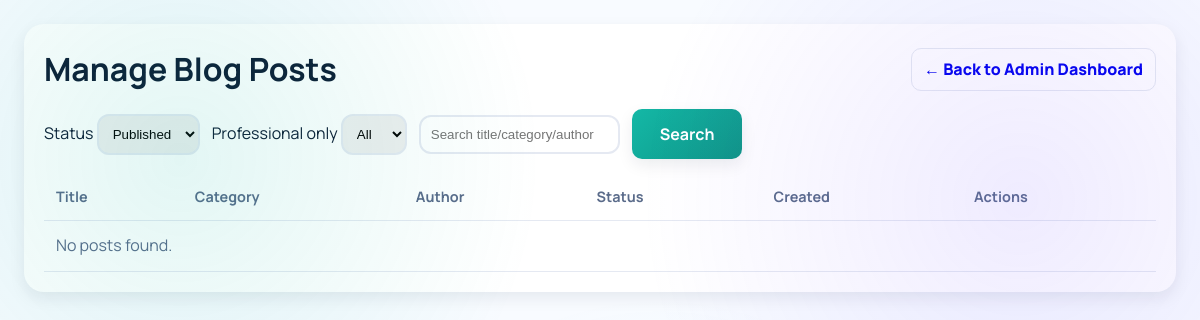
Page /admin/blog_posts.php (signed in) on the earlier database version.
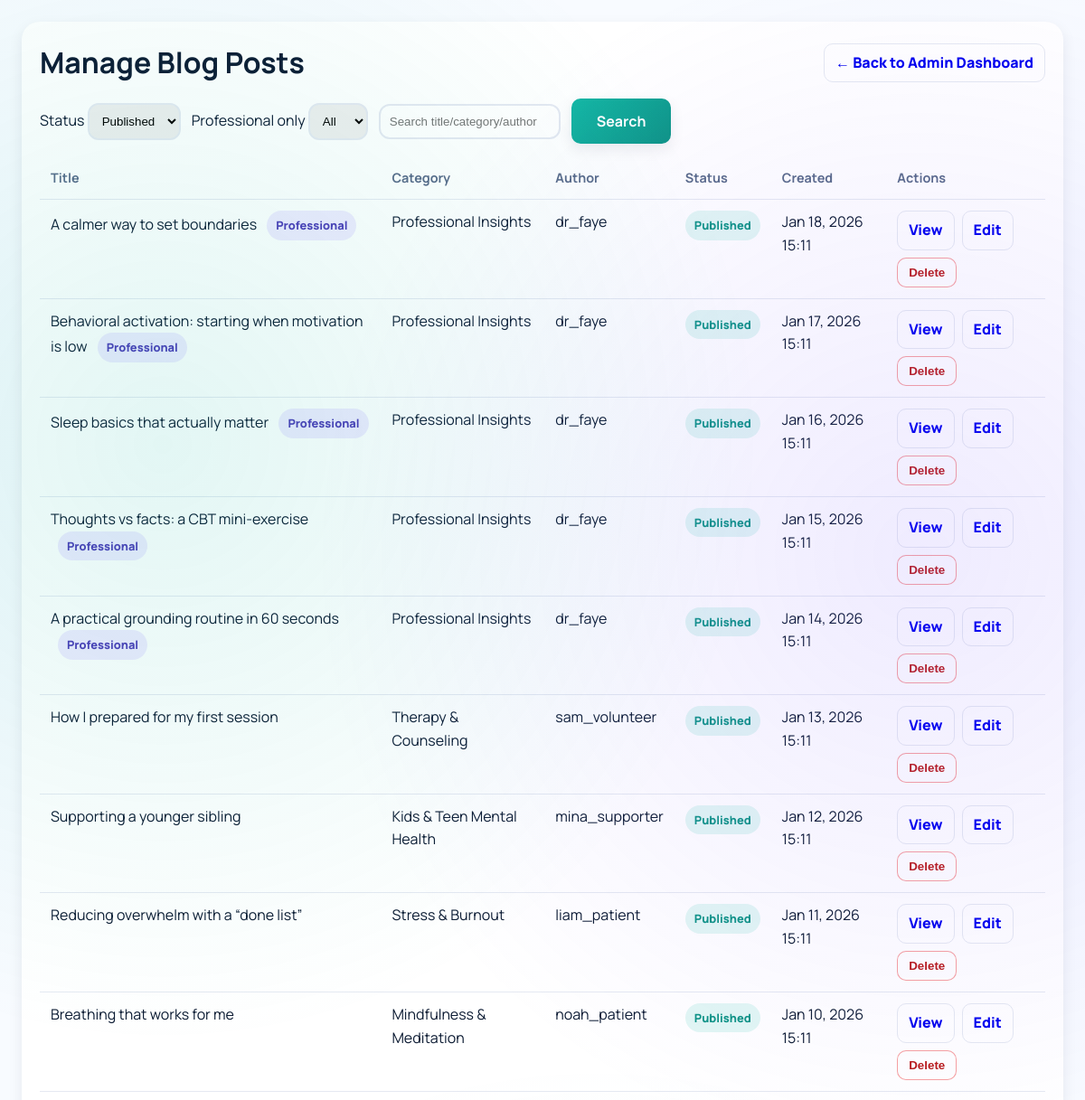
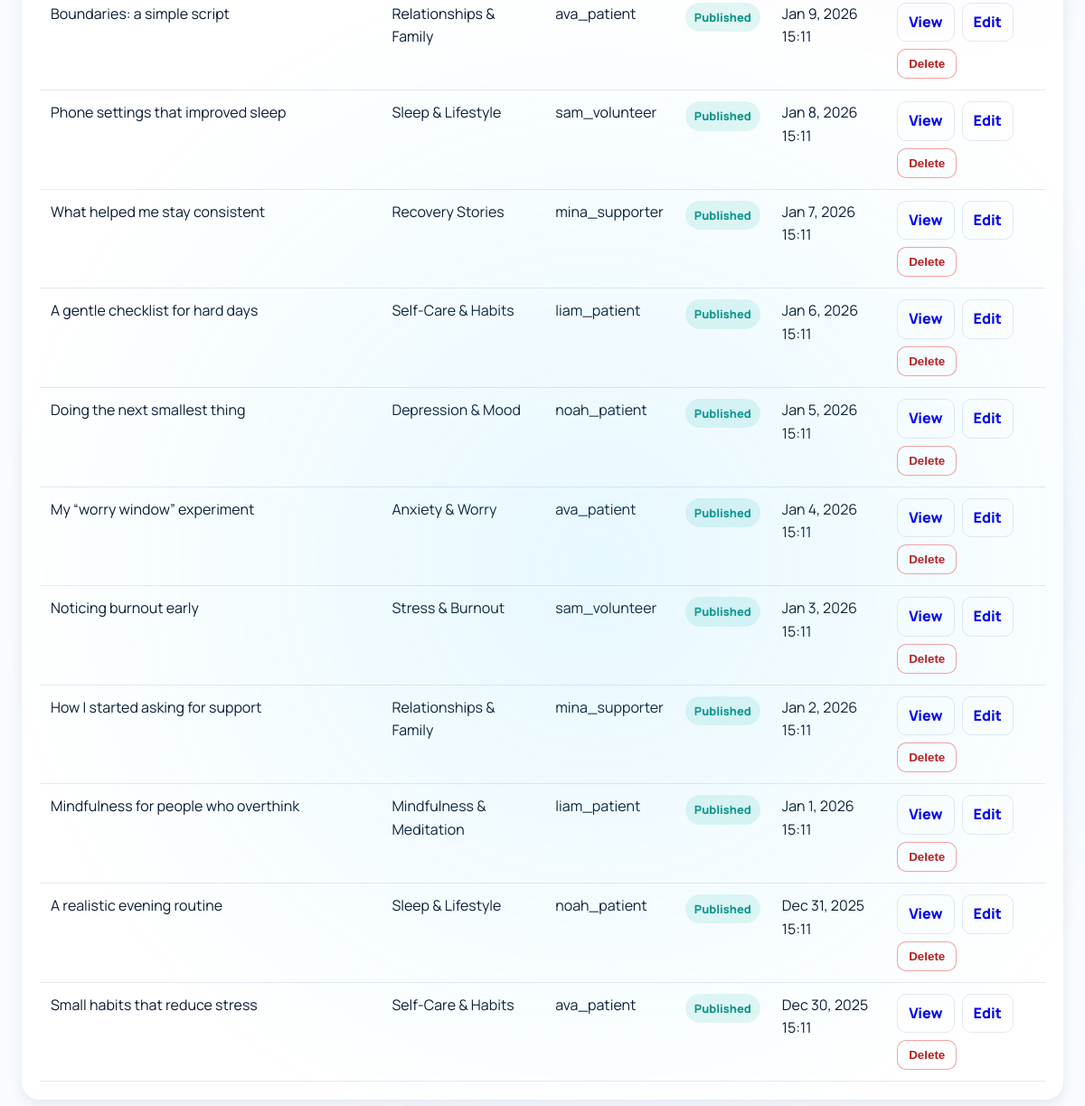
Same page on the later database version (2 pictures, top to bottom).
### tables this page shows
CREATE TABLE blog_posts (
    blog_id INT AUTO_INCREMENT PRIMARY KEY,
    user_id INT NOT NULL,
    category VARCHAR(120) NOT NULL,
    title VARCHAR(255) NOT NULL,
    content LONGTEXT NOT NULL,
    is_professional_post BOOLEAN DEFAULT FALSE,
    view_count INT DEFAULT 0,
    comment_count INT DEFAULT 0,
    status ENUM('published', 'draft', 'deleted', 'flagged') DEFAULT 'published',
    created_at TIMESTAMP DEFAULT CURRENT_TIMESTAMP,
    updated_at TIMESTAMP DEFAULT CURRENT_TIMESTAMP ON UPDATE CURRENT_TIMESTAMP,
    FOREIGN KEY (user_id) REFERENCES users(user_id) ON DELETE CASCADE,
    INDEX idx_category (category),
    INDEX idx_status (status),
    INDEX idx_created_at (created_at),
    INDEX idx_user_blogs (user_id, created_at)
);

CREATE TABLE users (
    user_id INT AUTO_INCREMENT PRIMARY KEY,
    username VARCHAR(50) UNIQUE NOT NULL,
    email VARCHAR(100) UNIQUE NOT NULL,
    password_hash VARCHAR(255) NOT NULL,
    full_name VARCHAR(100) NULL,
    phone VARCHAR(30) NULL,
    user_type ENUM('patient', 'professional', 'volunteer', 'supporter', 'community_healer') NOT NULL,
    is_anonymous BOOLEAN DEFAULT TRUE,
    is_verified BOOLEAN DEFAULT FALSE,
    is_active BOOLEAN DEFAULT TRUE,
    profile_picture VARCHAR(255) NULL,
    bio TEXT NULL,
    date_of_birth DATE NULL,
    gender ENUM('male', 'female', 'non_binary', 'prefer_not_to_say', 'other') NULL,
    country VARCHAR(100) NULL,
    timezone VARCHAR(50) DEFAULT 'UTC',
    created_at TIMESTAMP DEFAULT CURRENT_TIMESTAMP,
    last_login TIMESTAMP NULL,
    email_verified_at TIMESTAMP NULL,
    verification_token VARCHAR(100) NULL,
    reset_token VARCHAR(100) NULL,
    reset_token_expiry TIMESTAMP NULL,
    INDEX idx_username (username),
    INDEX idx_email (email),
    INDEX idx_user_type (user_type),
    INDEX idx_is_active (is_active)
);

### config/config.php (called while the page is built, shortened)
<?php
function sanitize_input($data) {
    $data = trim($data);
    $data = stripslashes($data);
    $data = htmlspecialchars($data, ENT_QUOTES, 'UTF-8');
    return $data;
}
?>

### admin/blog_posts.php (the view, shortened to what this page needs)
<?php
require_once '../config/config.php';
$db = Database::getInstance();
$conn = $db->getConnection();
$status_filter = sanitize_input($_GET['status'] ?? 'published');
$allowed_status = ['published', 'draft', 'flagged', 'deleted'];
$filter_professional = sanitize_input($_GET['pro'] ?? '');
$search = trim($_GET['q'] ?? '');
$sql = "
    SELECT bp.blog_id, bp.title, bp.category, bp.status, bp.created_at, bp.is_professional_post,
           u.username, u.user_type
    FROM blog_posts bp
    JOIN users u ON bp.user_id = u.user_id
    WHERE bp.status = ?
";
$params = [$status_filter];
$types = 's';
$sql .= ' ORDER BY bp.created_at DESC LIMIT 200';
$stmt = $conn->prepare($sql);
$rows = [];
if ($stmt) {
    $stmt->bind_param($types, ...$params);
    $stmt->execute();
    $rows = $stmt->get_result()->fetch_all(MYSQLI_ASSOC);
}
?>
<!DOCTYPE html>
<html lang="en">
<head>
    <link rel="stylesheet" href="../assets/css/styles.css">
</head>
<body>
    <div class="page">
        <div class="card">
            <div style="display:flex; justify-content: space-between; align-items:center; gap: 12px; flex-wrap: wrap;">
                <h1 style="margin:0;">Manage Blog Posts</h1>
                <a class="btn-link" href="dashboard.php">← Back to Admin Dashboard</a>
            </div>
            <div class="toolbar">
                <form method="GET" class="row">
                    <label>
                        Status
                        <select name="status" onchange="this.form.submit()">
                            <?php foreach ($allowed_status as $s): ?>
                                <option value="<?php echo htmlspecialchars($s); ?>" <?php echo $status_filter === $s ? 'selected' : ''; ?>>
                                    <?php echo htmlspecialchars(ucfirst($s)); ?>
                                </option>
                            <?php endforeach; ?>
                        </select>
                    </label>
                    <label>
                        Professional only
                        <select name="pro" onchange="this.form.submit()">
                            <option value="" <?php echo $filter_professional !== '1' ? 'selected' : ''; ?>>All</option>
                        </select>
                    </label>
                    <input type="text" name="q" placeholder="Search title/category/author" value="<?php echo htmlspecialchars($search); ?>">
                    <button class="btn btn-primary" type="submit">Search</button>
                </form>
            </div>
            <div style="overflow:auto;">
                <table>
                    <thead>
                        <tr>
                            <th>Title</th>
                            <th>Category</th>
                            <th>Author</th>
                            <th>Status</th>
                            <th>Created</th>
                            <th>Actions</th>
                        </tr>
                    </thead>
                    <tbody>
                        <?php if (empty($rows)): ?>
                            <tr><td colspan="6" style="color: var(--text-secondary);">No posts found.</td></tr>
                        <?php else: ?>
                            <?php foreach ($rows as $r): ?>
                                <?php $st = $r['status'] ?? 'published'; ?>
                                <tr>
                                    <td>
                                        <?php echo htmlspecialchars($r['title']); ?>
                                        <?php if (!empty($r['is_professional_post'])): ?>
                                            <span class="chip" style="margin-left: 8px;">Professional</span>
                                        <?php endif; ?>
                                    </td>
                                    <td><?php echo htmlspecialchars($r['category']); ?></td>
                                    <td><?php echo htmlspecialchars($r['username']); ?></td>
                                    <td><span class="badge <?php echo htmlspecialchars($st); ?>"><?php echo htmlspecialchars(ucfirst($st)); ?></span></td>
                                    <td><?php echo htmlspecialchars(date('M j, Y H:i', strtotime($r['created_at']))); ?></td>
                                    <td>
                                        <div class="actions">
                                            <a class="btn-link" href="../dashboard/blog_view.php?blog_id=<?php echo (int)$r['blog_id']; ?>" target="_blank" rel="noopener">View</a>
                                            <a class="btn-link" href="blog_post_edit.php?blog_id=<?php echo (int)$r['blog_id']; ?>">Edit</a>
                                            <?php if (($r['status'] ?? '') !== 'deleted'): ?>
                                                <form method="POST" onsubmit="return confirm('Delete this blog post?');" style="display:inline;">
                                                    <button class="btn-link btn-danger" type="submit" name="delete_blog">Delete</button>
                                                </form>
                                            <?php endif; ?>
                                        </div>
                                    </td>
                                </tr>
                            <?php endforeach; ?>
                        <?php endif; ?>
                    </tbody>
                </table>
            </div>
        </div>
    </div>
</body>
</html>

### assets/css/styles.css (style rules this page uses)
:root { --primary-color: #14b8a6; --primary-dark: #0e9486; --primary-light: #3ad0be; --secondary-color: #7b5dff; --accent-color: #3ac7ff; --accent-warm: #ff986f; --white: #ffffff; --light-bg: #f8fbff; --light-gray: #e5e9f2; --medium-gray: #97a4b8; --dark-gray: #0c1b33; --text-primary: #0c1b33; --text-secondary: #5a6b8a; --success: #22c55e; --warning: #f59e0b; --error: #ef4444; --info: #3b82f6; --shadow-sm: 0 6px 16px rgba(12, 27, 51, 0.08); --shadow-md: 0 12px 28px rgba(12, 27, 51, 0.12); --shadow-lg: 0 18px 48px rgba(12, 27, 51, 0.18); --shadow-glow: 0 0 24px rgba(20, 184, 166, 0.35); --radius-sm: 10px; --radius-md: 14px; --radius-lg: 22px; --radius-xl: 32px; --transition-fast: 0.18s ease; --transition-normal: 0.3s ease; --transition-slow: 0.5s ease; --spacing-xs: 0.5rem; --spacing-sm: 1rem; --spacing-md: 1.5rem; --spacing-lg: 2rem; --spacing-xl: 3rem; }
* { margin: 0; padding: 0; box-sizing: border-box; }
html { font-size: 16px; scroll-behavior: smooth; }
body { font-family: 'Manrope', 'Segoe UI', Tahoma, Geneva, Verdana, sans-serif; background: radial-gradient(circle at 20% 25%, rgba(20, 184, 166, 0.16), transparent 32%), radial-gradient(circle at 80% 20%, rgba(123, 93, 255, 0.14), transparent 34%), radial-gradient(circle at 60% 70%, rgba(255, 152, 111, 0.14), transparent 36%), var(--light-bg); color: var(--text-primary); line-height: 1.6; min-height: 100vh; overflow-x: hidden; position: relative; margin: 0; }
body::before { content: ''; position: fixed; top: 0; left: 0; width: 100%; height: 100%; background: radial-gradient(circle at 15% 20%, rgba(20, 184, 166, 0.12), transparent 30%), radial-gradient(circle at 85% 25%, rgba(123, 93, 255, 0.12), transparent 32%), radial-gradient(circle at 55% 75%, rgba(58, 199, 255, 0.12), transparent 34%); pointer-events: none; z-index: 0; }
.btn { display: inline-block; padding: 14px 28px; border: none; border-radius: var(--radius-sm); font-size: 1rem; font-weight: 700; cursor: pointer; transition: all var(--transition-normal); text-align: center; text-decoration: none; font-family: inherit; }
.btn-primary { background: linear-gradient(135deg, var(--primary-color), var(--primary-dark)); color: var(--white); box-shadow: var(--shadow-sm); }

### admin/blog_posts.php (style rules this page uses)
body { background: var(--light-bg); padding: 24px; }
.page { max-width: 1200px; margin: 0 auto; }
.card { background:#fff; border-radius: 20px; padding: 20px; box-shadow: var(--shadow-sm); }
.toolbar { display:flex; justify-content: space-between; gap: 12px; flex-wrap: wrap; margin: 14px 0; }
.row { display:flex; gap: 12px; flex-wrap: wrap; align-items:center; }
table { width:100%; border-collapse: collapse; }
th, td { padding: 12px; border-bottom: 1px solid var(--light-gray); text-align:left; vertical-align: top; }
th { color: var(--text-secondary); font-size: 0.9rem; }
.badge { display:inline-block; padding: 6px 10px; border-radius: 999px; font-weight: 800; font-size: 0.8rem; background: rgba(20,184,166,0.12); color: var(--primary-dark); }
.chip { display:inline-flex; align-items:center; gap: 8px; padding: 6px 10px; border-radius: 999px; background: rgba(123,93,255,0.12); color: #4c3bb8; font-weight: 900; font-size: 0.8rem; }
.actions { display:flex; gap: 8px; flex-wrap: wrap; }
.btn-link { text-decoration:none; padding: 8px 12px; border-radius: 10px; border: 1px solid var(--light-gray); background: #fff; font-weight: 800; }
.btn-danger { background: #fff; border: 1px solid rgba(239,68,68,0.5); color: #b91c1c; }
input[type="text"], select { padding: 10px; border: 2px solid var(--light-gray); border-radius: 12px; }

Differences in the rows shown:
added blog_posts: title "A calmer way to set boundaries", is_professional_post "Professional", category "Professional Insights", user.username "dr_faye", status "Published", created_at "Jan 18, 2026 15:11"
added blog_posts: title "Behavioral activation: starting when motivation is low", is_professional_post "Professional", category "Professional Insights", user.username "dr_faye", status "Published", created_at "Jan 17, 2026 15:11"
added blog_posts: title "Sleep basics that actually matter", is_professional_post "Professional", category "Professional Insights", user.username "dr_faye", status "Published", created_at "Jan 16, 2026 15:11"
added blog_posts: title "Thoughts vs facts: a CBT mini-exercise", is_professional_post "Professional", category "Professional Insights", user.username "dr_faye", status "Published", created_at "Jan 15, 2026 15:11"
added blog_posts: title "A practical grounding routine in 60 seconds", is_professional_post "Professional", category "Professional Insights", user.username "dr_faye", status "Published", created_at "Jan 14, 2026 15:11"
added blog_posts: title "How I prepared for my first session", category "Therapy & Counseling", user.username "sam_volunteer", status "Published", created_at "Jan 13, 2026 15:11"
added blog_posts: title "Supporting a younger sibling", category "Kids & Teen Mental Health", user.username "mina_supporter", status "Published", created_at "Jan 12, 2026 15:11"
added blog_posts: title "Reducing overwhelm with a “done list”", category "Stress & Burnout", user.username "liam_patient", status "Published", created_at "Jan 11, 2026 15:11"
added blog_posts: title "Breathing that works for me", category "Mindfulness & Meditation", user.username "noah_patient", status "Published", created_at "Jan 10, 2026 15:11"
added blog_posts: title "Boundaries: a simple script", category "Relationships & Family", user.username "ava_patient", status "Published", created_at "Jan 9, 2026 15:11"
added blog_posts: title "Phone settings that improved sleep", category "Sleep & Lifestyle", user.username "sam_volunteer", status "Published", created_at "Jan 8, 2026 15:11"
added blog_posts: title "What helped me stay consistent", category "Recovery Stories", user.username "mina_supporter", status "Published", created_at "Jan 7, 2026 15:11"
added blog_posts: title "A gentle checklist for hard days", category "Self-Care & Habits", user.username "liam_patient", status "Published", created_at "Jan 6, 2026 15:11"
added blog_posts: title "Doing the next smallest thing", category "Depression & Mood", user.username "noah_patient", status "Published", created_at "Jan 5, 2026 15:11"
added blog_posts: title "My “worry window” experiment", category "Anxiety & Worry", user.username "ava_patient", status "Published", created_at "Jan 4, 2026 15:11"
added blog_posts: title "Noticing burnout early", category "Stress & Burnout", user.username "sam_volunteer", status "Published", created_at "Jan 3, 2026 15:11"
added blog_posts: title "How I started asking for support", category "Relationships & Family", user.username "mina_supporter", status "Published", created_at "Jan 2, 2026 15:11"
added blog_posts: title "Mindfulness for people who overthink", category "Mindfulness & Meditation", user.username "liam_patient", status "Published", created_at "Jan 1, 2026 15:11"
added blog_posts: title "A realistic evening routine", category "Sleep & Lifestyle", user.username "noah_patient", status "Published", created_at "Dec 31, 2025 15:11"
added blog_posts: title "Small habits that reduce stress", category "Self-Care & Habits", user.username "ava_patient", status "Published", created_at "Dec 30, 2025 15:11"
Other differences:
text no longer shown: "No posts found."
